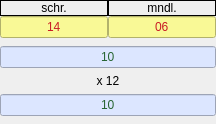
      <widget class="QFrame" name="frame_2">
       <property name="frameShape">
        <enum>QFrame::NoFrame</enum>
       </property>
       <property name="frameShadow">
        <enum>QFrame::Raised</enum>
       </property>
       <layout class="QGridLayout" name="gridLayout_3">
        <property name="leftMargin">
         <number>0</number>
        </property>
        <property name="topMargin">
         <number>0</number>
        </property>
        <property name="rightMargin">
         <number>0</number>
        </property>
        <property name="bottomMargin">
         <number>0</number>
        </property>
        <property name="spacing">
         <number>0</number>
        </property>
        <item row="0" column="0">
         <widget class="QLabel" name="label_16">
          <property name="frameShape">
           <enum>QFrame::Box</enum>
          </property>
          <property name="text">
           <string>schr.</string>
          </property>
          <property name="alignment">
           <set>Qt::AlignCenter</set>
          </property>
         </widget>
        </item>
        <item row="0" column="1">
         <widget class="QLabel" name="label_17">
          <property name="frameShape">
           <enum>QFrame::Box</enum>
          </property>
          <property name="text">
           <string>mndl.</string>
          </property>
          <property name="alignment">
           <set>Qt::AlignCenter</set>
          </property>
         </widget>
        </item>
        <item row="1" column="0">
         <widget class="QLineEdit" name="g_2">
          <property name="styleSheet">
           <string notr="true">color: rgb(200, 27, 36);
background-color: rgb(249, 249, 150);</string>
          </property>
          <property name="text">
           <string>14</string>
          </property>
          <property name="alignment">
           <set>Qt::AlignCenter</set>
          </property>
         </widget>
        </item>
        <item row="1" column="1">
         <widget class="QLineEdit" name="g_2_x">
          <property name="styleSheet">
           <string notr="true">color: rgb(200, 27, 36);
background-color: rgb(249, 249, 150);</string>
          </property>
          <property name="text">
           <string>06</string>
          </property>
          <property name="alignment">
           <set>Qt::AlignCenter</set>
          </property>
         </widget>
        </item>
        <item row="2" column="0" colspan="2">
         <widget class="QFrame" name="frame_10">
          <property name="frameShape">
           <enum>QFrame::NoFrame</enum>
          </property>
          <property name="frameShadow">
           <enum>QFrame::Raised</enum>
          </property>
          <layout class="QVBoxLayout" name="verticalLayout_6">
           <property name="leftMargin">
            <number>0</number>
           </property>
           <property name="topMargin">
            <number>8</number>
           </property>
           <property name="rightMargin">
            <number>0</number>
           </property>
           <property name="bottomMargin">
            <number>8</number>
           </property>
           <item>
            <widget class="QLineEdit" name="points_2">
             <property name="styleSheet">
              <string notr="true">color: rgb(38, 100, 50);
background-color: rgb(220, 230, 255);</string>
             </property>
             <property name="text">
              <string>10</string>
             </property>
             <property name="alignment">
              <set>Qt::AlignCenter</set>
             </property>
             <property name="readOnly">
              <bool>true</bool>
             </property>
            </widget>
           </item>
           <item>
            <widget class="QLabel" name="label_24">
             <property name="text">
              <string>x 12</string>
             </property>
             <property name="alignment">
              <set>Qt::AlignCenter</set>
             </property>
            </widget>
           </item>
           <item>
            <widget class="QLineEdit" name="abi_2">
             <property name="styleSheet">
              <string notr="true">color: rgb(38, 100, 50);
background-color: rgb(220, 230, 255);</string>
             </property>
             <property name="text">
              <string>10</string>
             </property>
             <property name="alignment">
              <set>Qt::AlignCenter</set>
             </property>
             <property name="readOnly">
              <bool>true</bool>
             </property>
            </widget>
           </item>
          </layout>
         </widget>
        </item>
       </layout>
      </widget>
